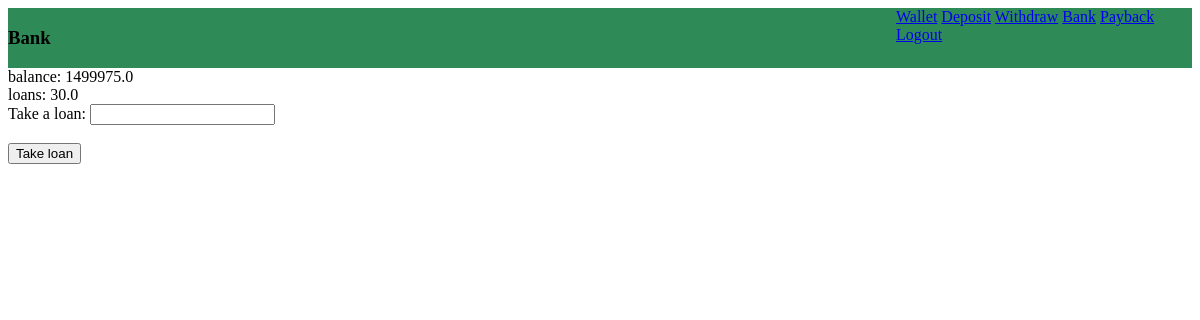
The page /bank/1 (signed in) on the database as committed earlier.
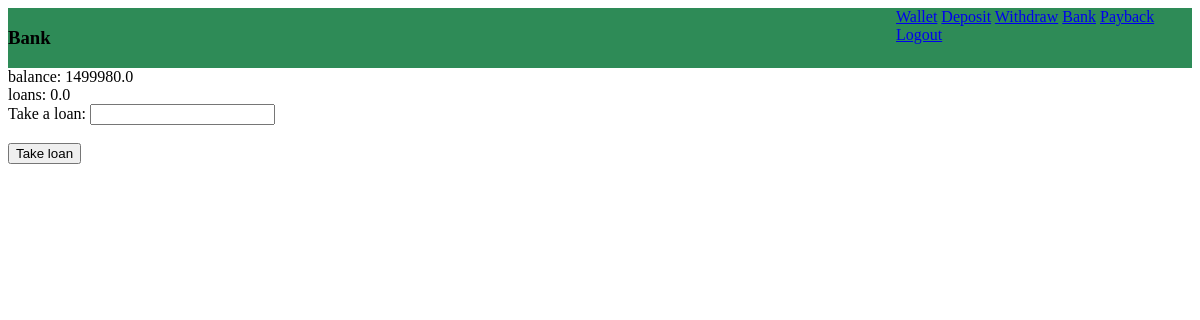
The same page on the database as committed later.
### MainSItes/models.py (models this page shows)
class Bank(models.Model):
    balance = models.FloatField(default=0)
    loans = models.FloatField(default=0)
    UserKey = models.ForeignKey(FRBS, on_delete=models.CASCADE)

### MainSItes/views.py (the view, shortened to what this page needs)
# urls.py: path('bank/<int:pk>', views.bank, name="bank"),
@login_required(login_url="login")
def bank(request, pk):
    bank_model = Bank.objects.all()
    return render(request, "bank.html", context={
        'pk': request.user.pk,
        'bank': bank_model
    })

### MainSItes/templates/bank.html (shortened to what this page needs)
<!DOCTYPE html>
<html lang="pl">
<head>
    <link rel="stylesheet" href="../static/css/styles.css">
</head>
<body>
    <header id="walletHead">
        <div id="walletHeadL">
             <h3>Bank</h3>
        </div>
        <div id="walletHeadR">
            <a href="{% url 'wallet' %}">Wallet</a>
            <a href="{% url 'deposit' pk=pk %}">Deposit</a>
            <a href="{% url 'withdraw' pk=pk %}">Withdraw</a>
            <a href="{% url 'bank' pk=pk %}">Bank</a>
            <a href="{% url 'payback' pk=pk %}">Payback</a>
            <a href="{% url 'logout' %}">Logout</a>
        </div>
    </header>
    <div id="BankInfo">
        {% for info in bank %}
            balance: {{ info.balance }} <br>
            loans: {{ info.loans }}
        {% endfor %}
    </div>
    <div id="BankBorrow">
        <form method="post">
            <label for="takeloan">Take a loan: </label>
            <input type="number" id="takeloan" name="takeloan" required><br><br>
            <button type="submit" value="loan">Take loan</button>
        </form>
    </div>
</body>
</html>

Rows that differ between the two databases and show on the page:
changed Bank: balance "1499975.0" → "1499980.0"; loans "30.0" → "0.0"
